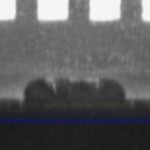
#> input picture data/template/VCY0T0AR6H05_OK_PBDVCM_DTTHH701Q3V0000QTT_20250620060438307_KCMFPBA80A.jpg, 150 x 150 px; its folder holds 4 pictures in this run
$ python image_process.py
#> lines starting #> are read from the running program, lines starting #| are printed output that depends on the picture
import cv2
import numpy as np
import os
import time
import multiprocessing as mp
from pathlib import Path

MATCH_METHOD = cv2.TM_SQDIFF_NORMED
MIN_THRESHOLD_FACTOR = 0.1
IMAGE_SPLIT_RATIO = 0.5
DEBUG = False
CROP_WIDTH = 210
CROP_HEIGHT = 50
ALPHA = 30
ALLOWED_EXTENSIONS = ('.png', '.jpg', '.jpeg')


def load_templates(template_folder_path):
    """Loads templates from a folder.  Returns a list of tuples (template, width, height)."""
#> called with template_folder_path = 'E:\\02.pdx\\pdx25-overhang\\data\\template'
    templates = []
    try:
        template_folder = Path(template_folder_path)
        template_files = [f for f in template_folder.glob(
            "*") if f.suffix.lower() in ALLOWED_EXTENSIONS]

        for template_file in template_files:
            try:
                template = cv2.imread(str(template_file), cv2.IMREAD_GRAYSCALE)
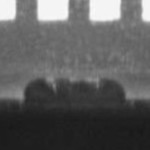
#> template: shape (150, 150); min 24, max 250, mean 92.3
                if template is None:
                    print(
                        f"Warning: Could not read template at: {template_file}")
                    continue  # Skip to the next template
                templates.append(
                    (template, template.shape[1], template.shape[0]))
            except Exception as e:
                print(f"Error loading template {template_file}: {e}")
    except FileNotFoundError:
        print(f"Warning: Template folder not found at: {template_folder_path}")
    except Exception as e:
        print(f"Error loading templates from folder: {e}")
    return templates


# [142 lines left out: functions crop_and_save, detect_best_match, process_image, not called in this run]


def process_image_wrapper(args):
    """Wrapper function for parallel processing."""
    return process_image(*args)


def process_images(input_folder_path, output_folder_path, template_folder_path):
    """Processes all images in a folder."""
    try:
        templates = load_templates(template_folder_path)
        if not templates:
            print("No templates loaded. Exiting.")
            return

        output_path_obj = Path(output_folder_path)
        output_path_obj.mkdir(parents=True, exist_ok=True)

        input_folder = Path(input_folder_path)
        image_files = [f for f in input_folder.glob(
            "*") if f.suffix.lower() in ALLOWED_EXTENSIONS]
        total_images = len(image_files)
        processed_count = 0
        skipped_count = 0

        image_args = [(str(image_file), templates, output_folder_path)
                      for image_file in image_files]

        with mp.Pool(mp.cpu_count()) as pool:
            results = pool.map(process_image_wrapper, image_args)

        processed_count = sum(results)
        skipped_count = total_images - processed_count

        print(
            f"\nProcessed {processed_count} images. Skipped {skipped_count} images.")

    except FileNotFoundError as e:
        print(e)
    except Exception as e:
        print(f"An unexpected error occurred: {e}")


if __name__ == "__main__":
    start_time = time.time()

    input_path = r"E:\02.pdx\pdx25-overhang\data\O3084"
    output_path = r'E:\02.pdx\pdx25-overhang\data\cropped'
    template_folder_path = r'E:\02.pdx\pdx25-overhang\data\template'
    process_images(input_path, output_path, template_folder_path)

    print("Run time: ", time.time()-start_time)
